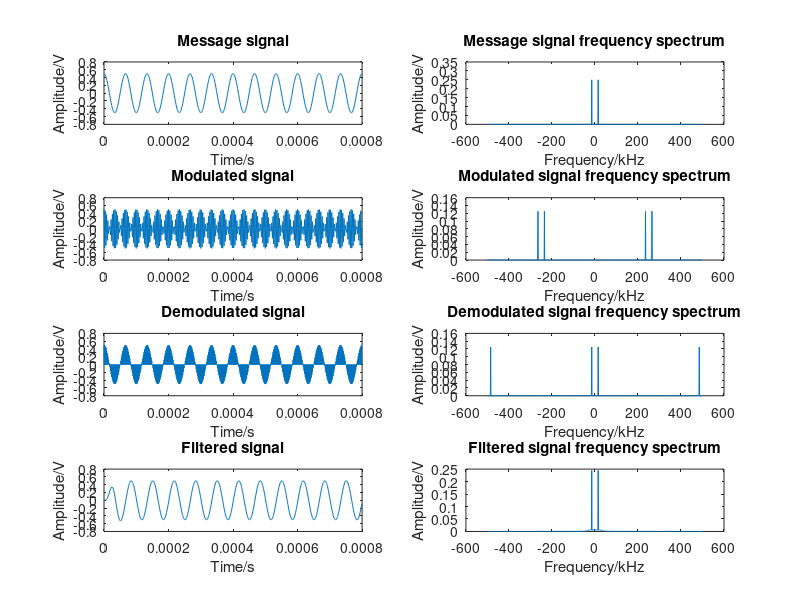

Here is the MATLAB script that generated this plot:
fs = 1000e3;         %sampling frequency
dt = 1/fs;
t = 0:dt:8e-4-dt;
L = length(t);

fm = 15e3;
fc = 250e3;
Ac = 1;
Am = 0.5;

m = Am*cos(2*pi*fm*t); %message signal
c = Ac*cos(2*pi*fc*t); %carrier signal
s = m.*c;              %DSB-SC modulated signal

    
%Low Pass Butterworth Filter
cutoff = 2*15e3; %Hz
N_cutoff = cutoff/(fs/2); %Normalized cutoff frequency
order = 5;
[b,a] = butter(order,N_cutoff);


%Demodulation
e = s.*c;
g = filter(b,a,e); %filter output
md = 2*g;          %Adjusting the amplitude

%frequency
df = fs/L;
f = -fs/2:df:fs/2-df;


%Magnitude Spectrums
mf = abs(fftshift(fft(m)))/L; %message signal
cf = abs(fftshift(fft(c)))/L; %carrier signal
sf = abs(fftshift(fft(s)))/L; %modulated signal
ef = abs(fftshift(fft(e)))/L; 
mdf = abs(fftshift(fft(md)))/L; %demodulated signal


%plotting
figure(1) ;

subplot(4,2,1);
plot(t,m) ;
xlabel("Time/s") ;
ylabel("Amplitude/V");
title("Message signal");

subplot(4,2,2);
plot(f/1000,mf);
xlabel("Frequency/kHz");
ylabel("Amplitude/V");
title("Message signal frequency spectrum");


subplot(4,2,3);
plot(t,s) ;
xlabel("Time/s") ;
ylabel("Amplitude/V");
title("Modulated signal");

subplot(4,2,4);
plot(f/1000,sf);
xlabel("Frequency/kHz");
ylabel("Amplitude/V");
title("Modulated signal frequency spectrum");


subplot(4,2,5);
plot(t,e) ;
xlabel("Time/s") ;
ylabel("Amplitude/V");
title("Demodulated signal");

subplot(4,2,6);
plot(f/1000,ef);
xlabel("Frequency/kHz");
ylabel("Amplitude/V");
title("Demodulated signal frequency spectrum");


subplot(4,2,7);
plot(t,md) ;
xlabel("Time/s") ;
ylabel("Amplitude/V");
title("Filtered signal");

subplot(4,2,8);
plot(f/1000,mdf);
xlabel("Frequency/kHz");
ylabel("Amplitude/V");
title("Filtered signal frequency spectrum");
